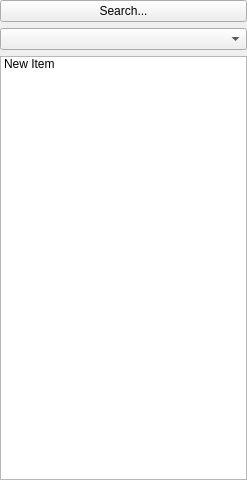
<?xml version="1.0" encoding="UTF-8"?>
<ui version="4.0">
 <class>VerseSelectUI</class>
 <widget class="QWidget" name="VerseSelectUI">
  <property name="geometry">
   <rect>
    <x>0</x>
    <y>0</y>
    <width>247</width>
    <height>480</height>
   </rect>
  </property>
  <property name="windowTitle">
   <string>VerseSelectUI</string>
  </property>
  <layout class="QVBoxLayout">
   <item>
    <widget class="QPushButton" name="mSearchButton">
     <property name="sizePolicy">
      <sizepolicy hsizetype="Expanding" vsizetype="Fixed">
       <horstretch>0</horstretch>
       <verstretch>0</verstretch>
      </sizepolicy>
     </property>
     <property name="text">
      <string>Search...</string>
     </property>
    </widget>
   </item>
   <item>
    <widget class="QComboBox" name="mFilterComboBox">
     <property name="sizePolicy">
      <sizepolicy hsizetype="Expanding" vsizetype="Fixed">
       <horstretch>0</horstretch>
       <verstretch>0</verstretch>
      </sizepolicy>
     </property>
    </widget>
   </item>
   <item>
    <widget class="QListWidget" name="mVerseListBox">
     <item>
      <property name="text">
       <string>New Item</string>
      </property>
     </item>
    </widget>
   </item>
  </layout>
 </widget>
 <layoutdefault spacing="6" margin="0"/>
 <pixmapfunction>qPixmapFromMimeSource</pixmapfunction>
 <resources/>
 <connections>
  <connection>
   <sender>mSearchButton</sender>
   <signal>clicked()</signal>
   <receiver>VerseSelectUI</receiver>
   <slot>mSearchButton_clicked()</slot>
   <hints>
    <hint type="sourcelabel">
     <x>20</x>
     <y>20</y>
    </hint>
    <hint type="destinationlabel">
     <x>20</x>
     <y>20</y>
    </hint>
   </hints>
  </connection>
  <connection>
   <sender>mFilterComboBox</sender>
   <signal>activated(int)</signal>
   <receiver>VerseSelectUI</receiver>
   <slot>mFilterComboBox_activated(int)</slot>
   <hints>
    <hint type="sourcelabel">
     <x>20</x>
     <y>20</y>
    </hint>
    <hint type="destinationlabel">
     <x>20</x>
     <y>20</y>
    </hint>
   </hints>
  </connection>
  <connection>
   <sender>mVerseListBox</sender>
   <signal>itemDoubleClicked(QListWidgetItem*)</signal>
   <receiver>VerseSelectUI</receiver>
   <slot>mVerseListBox_doubleClicked(QListWidgetItem*)</slot>
   <hints>
    <hint type="sourcelabel">
     <x>20</x>
     <y>20</y>
    </hint>
    <hint type="destinationlabel">
     <x>20</x>
     <y>20</y>
    </hint>
   </hints>
  </connection>
  <connection>
   <sender>mVerseListBox</sender>
   <signal>itemSelectionChanged()</signal>
   <receiver>VerseSelectUI</receiver>
   <slot>mVerseListBox_selectionChanged()</slot>
   <hints>
    <hint type="sourcelabel">
     <x>20</x>
     <y>20</y>
    </hint>
    <hint type="destinationlabel">
     <x>20</x>
     <y>20</y>
    </hint>
   </hints>
  </connection>
 </connections>
 <slots>
  <slot>mSearchButton_clicked()</slot>
  <slot>mFilterComboBox_activated(int)</slot>
  <slot>mVerseListBox_doubleClicked(QListWidgetItem*)</slot>
  <slot>mVerseListBox_selectionChanged()</slot>
 </slots>
</ui>
